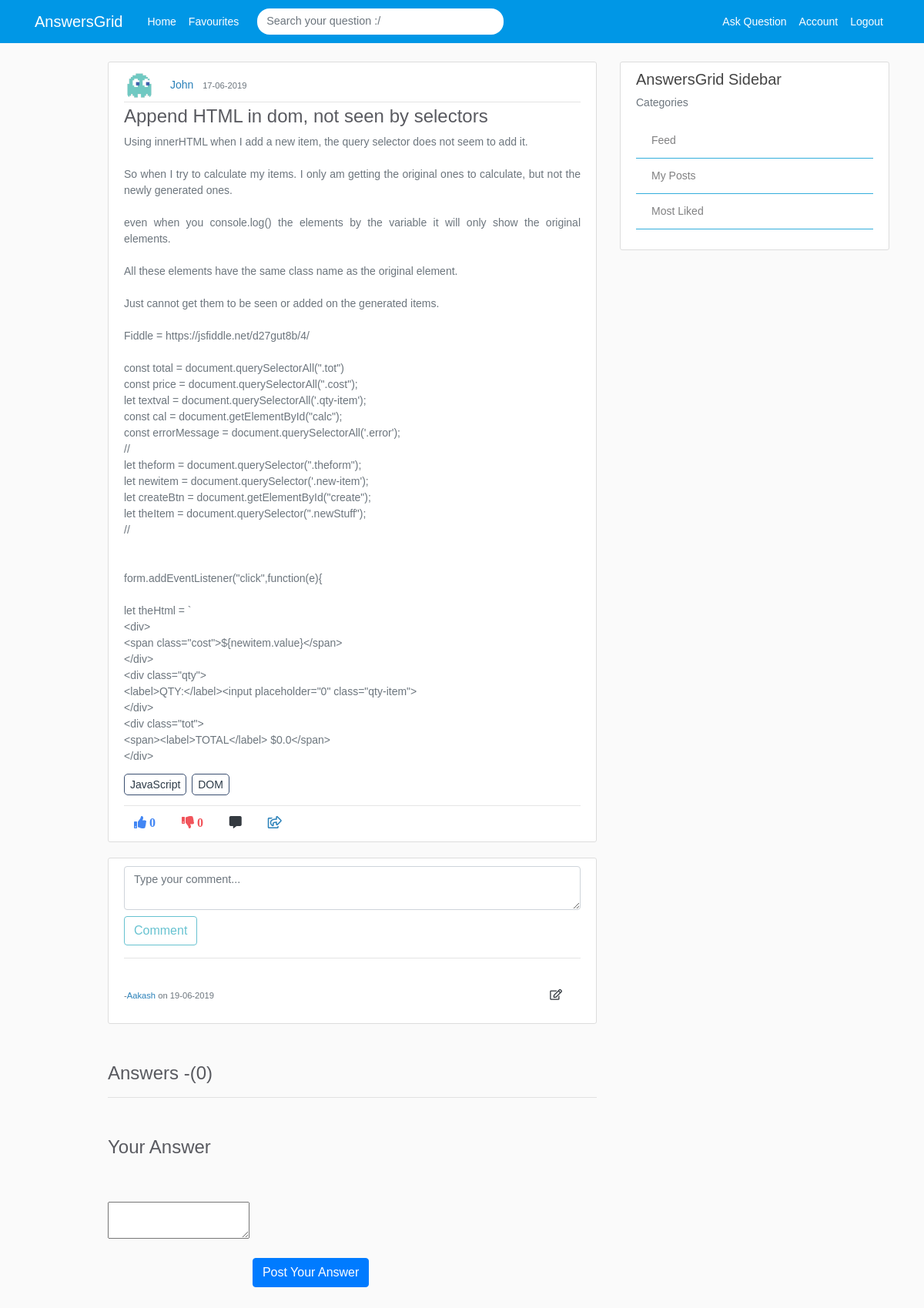
The app's page /post/6/comment (signed in) with its own data.
### application/models.py (models this page shows, shortened)
class User(db.Model, UserMixin):
    id = db.Column(db.Integer, primary_key=True)
    username = db.Column(db.String(20), unique=True, nullable=False)
    email = db.Column(db.String(120), unique=True, nullable=False)
    image_file = db.Column(db.String(20), nullable=False, default='default.jpg')
    password = db.Column(db.String(60), nullable=False)
    verified = db.Column(db.Integer, nullable=False)
    posts = db.relationship('Post', backref='author', lazy=True)
    answers = db.relationship('Answer', backref="author", lazy=True)
    comments = db.relationship('Comment', backref='author', lazy=True)
    answercomments = db.relationship('AnswerComment', backref='author', lazy=True)
    favourites = db.relationship('Favourite', backref='author', lazy=True)

class Post(db.Model):
    id = db.Column(db.Integer, primary_key=True)
    title = db.Column(db.String(100), nullable=False)
    content = db.Column(db.Text, nullable=False)
    date_posted = db.Column(db.DateTime, nullable=False, default=datetime.utcnow)
    like_count = db.Column(db.Integer, nullable=False, default=0)
    dislike_count = db.Column(db.Integer, nullable=False, default=0)
    user_id = db.Column(db.Integer, db.ForeignKey('user.id'), nullable=False)
    comments = db.relationship('Comment', backref='commentOnPost', lazy=True)
    answers = db.relationship('Answer', backref='answerOnPost', lazy=True)
    favourites = db.relationship('Favourite', backref='favour_post', lazy=True)

class tagposts(db.Model):
    id = db.Column(db.Integer, primary_key=True, nullable=False)
    post_id = db.Column(db.Integer, db.ForeignKey('post.id'), nullable=False)
    tag_id = db.Column(db.Integer, db.ForeignKey('tags.tag_id'), nullable=False)

class Tags(db.Model):
    tag_id = db.Column(db.Integer, primary_key=True, nullable=False)
    tag_title = db.Column(db.String,nullable=False)

class Comment(db.Model):
    comment_id = db.Column(db.Integer, primary_key=True)
    comment = db.Column(db.String(100), nullable=False)
    date_posted = db.Column(db.DateTime, nullable=False, default=datetime.utcnow)
    post_id = db.Column(db.Integer, db.ForeignKey('post.id'), nullable=False)
    user_id = db.Column(db.Integer, db.ForeignKey('user.id'), nullable=False)
    answer_id = db.Column(db.Integer, db.ForeignKey('answer.id'), nullable=False)

### application/routes.py (the view, shortened to what this page needs)
@app.route("/post/<int:post_id>/comment", methods=['GET', 'POST'])
@login_required
def comment_post(post_id):
    post = Post.query.get_or_404(post_id)
    posts_id = post.id
    joinedTables = db.session.query(tagposts.post_id,tagposts.tag_id,Tags.tag_title,Post.title,Post.user_id,Post.like_count,Post.content).join(Tags).join(Post).all()
    answersCount = db.session.query(Answer).filter(Answer.post_id == post_id).count()
    answers = Answer.query.order_by(Answer.like_count.desc()).all()
    if request.method =='GET':
        comments = Comment.query.filter(Comment.post_id == post_id).order_by(Comment.date_posted.desc())
        return render_template('comment_post.html', title='Comments', post=post, comments=comments, joinedTables=joinedTables, answersCount=answersCount, answers=answers)

### application/models.py (called while the page is built)
@login_manager.user_loader
def load_user(user_id):
    return User.query.get(int(user_id))

### application/templates/comment_post.html (shortened to what this page needs)
{% extends "layout.html" %}
{% block content %}
    <article class="media content-section">
      <div class="media-body">
        <div class="article-metadata">
          <img class="rounded-circle article-img" src="{{ url_for('static', filename='profile_pics/' + post.author.image_file) }}">
          <a class="mr-2" href="{{ url_for('user_posts', username=post.author.username) }}">{{ post.author.username }}</a>
          <small class="text-muted">{{ post.date_posted.strftime('%d-%m-%Y') }}</small>
        </div>
        <h4 class="article-title text-justify">{{ post.title }}</h4>
        <p class="article-content text-justify text-muted">{{ post.content }}</p>
        {% for tag in joinedTables %}
            {% if post.id == tag[0] %}
            <a class="article-content tag-style text-justify" href="{{ url_for('tags', tag_title=tag.tag_title) }}">{{ tag.tag_title }}</a>
            {% endif %}
        {% endfor %}<hr>
            <div class="footRow">
                {%  if current_user.is_authenticated %}
                  <a><i class="fas fa-thumbs-up mr-1 btn upvote"id="/vote/{{post.id}}/{{current_user.id}}" onclick="contentDisp(this);">  {{ post.like_count }} </i></a>
                  <a><i class="fas fa-thumbs-down mr-1 btn upvote" id="/downvote/{{post.id}}/{{current_user.id}}" onclick="contentDisp(this);" >  {{ post.dislike_count }} </i></a>
                  <a href="#commenticon"><i class="fas fa-comment-alt mr-1 btn text-dark" id="comment-btn"></i></a>
                  <a class="a2a_dd" href="https://www.addtoany.com/share"><i class="far fa-share-square btn"></i></a>
                {% endif %}
            </div>
      </div>
    </article>
    <div class="content-section hide-comments">
      <form method="POST" id="comment-form" action="">
        <div class="form-group">
            <textarea class="form-control form-control-lg" id="comment-box" name="comment" placeholder = "Type your comment..." required onkeyup="empty(this.value)"></textarea>
            <button class="btn btn-outline-info" id="comment-button" disabled>Comment</button>
        </div>
      </form> <hr>
      {% for comment in comments %}
            <div>
              <p class="comment text-justify text-muted comment-field" ><span id="{{comment.comment_id}}">{{ comment.comment }}</span> <br>
                <small class="move-right">-<a href="{{ url_for('user_posts', username=comment.author.username) }}">{{ comment.author.username }}</a> on {{ comment.date_posted.strftime('%d-%m-%Y') }} </small>
              {% if comment.author == current_user %}
              <a class="text-dark edit-comment edit-btn mr-4" id="{{comment.comment_id}}"><i class="far fa-edit"></i></a>
              {% endif %}
            </div>
       {% endfor %}
    </div>
    <h4 class="answer-section">Answers -({{ answersCount }})</h4> <hr>
    <div class="summernote-section">
        <h4>Your Answer</h4>
        <form action="{{ url_for('answer', post_id=post.id) }}" method="post">
            <textarea id="summernote" name="editordata" class="mt-5 mb-5" required></textarea>
            <button class="btn btn-primary mt-5 mb-5">Post Your Answer</button>
          </form>
    </div>
{% endblock content %}

### application/static/main.css (style rules this page uses)
body { background: #fafafa; color: #333333; margin-top: 5rem; }
h1, h2, h3, h4, h5, h6 { color: #444444; }
.content-section { background: #ffffff; padding: 10px 20px; border: 1px solid #dddddd; border-radius: 3px; margin-bottom: 20px; }
.article-title { color: #444444; }
.article-content { white-space: pre-line; }
.article-img { height: 40px; width: 40px; margin-right: 16px; }
.article-metadata { padding-bottom: 1px; margin-bottom: 4px; border-bottom: 1px solid #e3e3e3 }

### application/templates/layout.html (style rules this page uses)
body { color: #2e2626; margin-top: 5rem; font-size: 14px; font-weight: unset; line-height: 1.5; font-family: Arial; }
.form-control { display: block; width: 100%; padding: .375rem .75rem; font-size: .9rem; line-height: 1.5; color: #495057; background-color: #fff; background-clip: padding-box; border: 1px solid #ced4da; border-radius: .25rem; transition: border-color .15s ease-in-out,box-shadow .15s ease-in-out; }
img { display: inline; }
.edit-btn { float: right; }
.footRow { margin-top: -10px; }
.tag-style { margin-right: 3px; border: 1px solid #3a4e70; padding: 5px 7px; border-radius: 5px; color: #2C3A47 }
a { color: #2980b9; }
textarea { margin-bottom: .5rem; }
.fa-thumbs-up { color: #4286f4; }
.fa-thumbs-down { color: #f1545b }
.answer-section { margin-top: 50px; }
.summernote-section { margin-top: 50px; }
h4,h3 { color: #595a60; }
.article-title { color: #595a60; }

### records on screen
User: image_file (placeholder picture), author.username "John"
Post: date_posted "17-06-2019", title "Append HTML in dom, not seen by selectors", content "Using innerHTML when I add a new item, the query selector does not seem to add it. So when I try to calculate my items. I only am getting the original ones to calculate, but not the newly generated ones. even when you console.log() the elements by the variable it will only show the original elements. All these elements have the same class name as the original element. Just cannot get them to be seen or added on the generated items. Fiddle = https://jsfiddle.net/d27gut8b/4/ const total = document.querySelectorAll(\".tot\") const price = document.querySelectorAll(\".cost\"); let textval = document.querySelectorAll('.qty-item'); const cal = document.getElementById(\"calc\"); const errorMessage =…", like_count "0", dislike_count "0"
tagposts: tag_title "JavaScript"
tagposts: tag_title "DOM"
Comment: author.username "Aakash", date_posted "19-06-2019"

### other values on screen
{{ answersCount }} "0"
